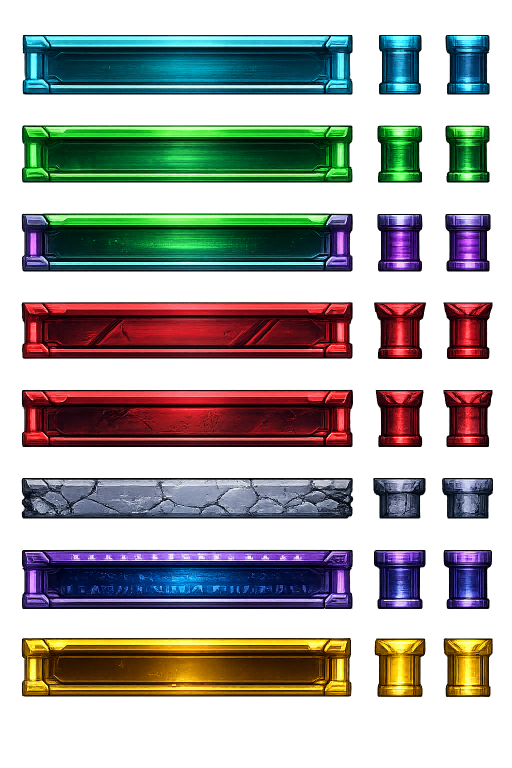
#> input picture art-src/obstacles/new-way-obstacles.png, 1024 x 1536 px (shown at 1/2 size)
$ python pack-obstacles-v2.py
#> lines starting #> are read from the running program, lines starting #| are printed output that depends on the picture; after the words box and inside, x2 and y2 are one past the last pixel; in counts of white or black regions, pixels touching at a corner belong together
#!/usr/bin/env python3
"""pack-obstacles-v2.py — Pack the new long-panel obstacle sprites.

New approach: each obstacle type is a single long WALL panel (no tiling needed)
and a separate PILLAR panel (for fork obstacles with 2 gaps).  At runtime the
engine uses Image + setCrop to show only the required portion of the wall without
ever repeating the texture.

Source: art-src/obstacles/new-way-obstacles.png (1024×1536, 8-row sprite sheet)
Output: public/assets/obstacles.png
"""

import os
import sys
import numpy as np
from PIL import Image

BASE = os.path.dirname(os.path.abspath(__file__))
SRC  = os.path.join(BASE, '../art-src/obstacles/new-way-obstacles.png')
OUT  = os.path.join(BASE, '../public/assets/obstacles.png')

PAD = 4  # px gap between sprites in the atlas

# --- source sprite coordinates (measured from the 1024×1536 sheet) ------
NAMES = [
    'blue_bar', 'green_bar', 'purple_pillar',
    'red_arrow', 'red_spike',
    'stone_crack', 'blue_tile', 'gold_block',
]

SRC_ROWS = [          # (y0, y1) inclusive
    (69,  189),       # blue_bar
    (250, 365),       # green_bar
    (427, 543),       # purple_pillar
    (604, 718),       # red_arrow
    (779, 894),       # red_spike
    (955, 1036),      # stone_crack
    (1099, 1217),     # blue_tile
    (1276, 1394),     # gold_block
]

SRC_WALL_X    = (43,  706)   # x0, x1 inclusive → 664 px wide
SRC_PILLAR_X  = (746, 852)   # x0, x1 inclusive → 107 px wide (primary fork pillar)
SRC_PILLAR2_X = (884, 985)   # x0, x1 inclusive → 102 px wide (secondary variant)


# -------------------------------------------------------------------------

def harden(arr: np.ndarray) -> np.ndarray:
    """Binary alpha (≥128 → 255, else 0); zero out RGB under transparent px."""
    out = arr.copy()
    mask = out[:, :, 3] >= 128
    out[:, :, 3] = np.where(mask, 255, 0)
    out[~mask] = 0
    return out


def extract(arr: np.ndarray, x0: int, x1: int, y0: int, y1: int) -> np.ndarray:
    return harden(arr[y0:y1 + 1, x0:x1 + 1].copy())


def main() -> None:
    src = Image.open(SRC).convert('RGBA')
#> src is the input picture: PIL image 1024x1536 RGBA; mean R, G, B, A 91.6, 90.2, 80.7, 118.7
    arr = np.array(src)

    wall_w    = SRC_WALL_X[1]    - SRC_WALL_X[0]    + 1   # 664
    pillar_w  = SRC_PILLAR_X[1]  - SRC_PILLAR_X[0]  + 1   # 107
    pillar2_w = SRC_PILLAR2_X[1] - SRC_PILLAR2_X[0] + 1   # 102

    # --- atlas dimensions ---------------------------------------------------
    AW = PAD + wall_w + PAD + pillar_w + PAD + pillar2_w + PAD
    AH = PAD + sum(y1 - y0 + 1 for y0, y1 in SRC_ROWS) + len(SRC_ROWS) * PAD

    atlas = np.zeros((AH, AW, 4), np.uint8)

    pillar_col  = PAD + wall_w + PAD
    pillar2_col = pillar_col + pillar_w + PAD

    frames: dict = {}   # name → (wallX,wallY,wallW,wallH, px,py,pw,ph, p2x,p2y,p2w,p2h)
    cy = PAD

    for name, (y0, y1) in zip(NAMES, SRC_ROWS):
        h = y1 - y0 + 1
        wall    = extract(arr, SRC_WALL_X[0],    SRC_WALL_X[1],    y0, y1)
        pillar  = extract(arr, SRC_PILLAR_X[0],  SRC_PILLAR_X[1],  y0, y1)
        pillar2 = extract(arr, SRC_PILLAR2_X[0], SRC_PILLAR2_X[1], y0, y1)

        atlas[cy:cy + h, PAD:PAD + wall_w]                   = wall
        atlas[cy:cy + h, pillar_col:pillar_col + pillar_w]   = pillar
        atlas[cy:cy + h, pillar2_col:pillar2_col + pillar2_w] = pillar2

        frames[name] = (PAD, cy, wall_w, h,
                        pillar_col, cy, pillar_w, h,
                        pillar2_col, cy, pillar2_w, h)
        cy += h + PAD
#> this loop made 8 passes
#> pass 1, in harden, `out = arr.copy()`:
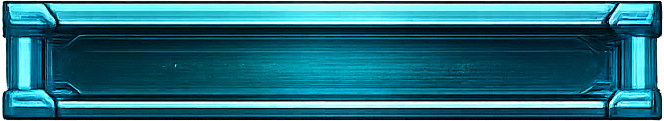
#> out: shape (121, 664, 4); mean of channels 0, 1, 2, 3 28.6, 108.2, 124.4, 246.4; transparent parts drawn white
#> pass 1, in harden, `mask = out[:, :, 3] >= 128`:
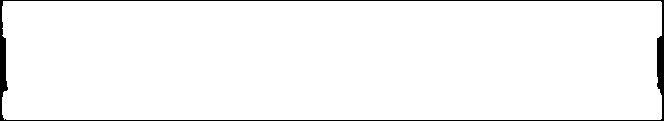
#> mask: shape (121, 664) bool; 97.1% white; 1 black region, box (x1, y1, x2, y2) and area: (0, 0, 664, 121) 2328
#> pass 1, in harden (call 2), `out = arr.copy()`:
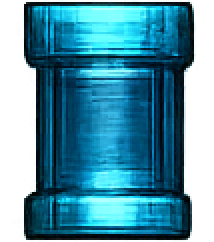
#> out: shape (121, 107, 4) (shown 2 times larger); mean of channels 0, 1, 2, 3 26.2, 112.4, 136.6, 183.7; transparent parts drawn white
#> after the loop:
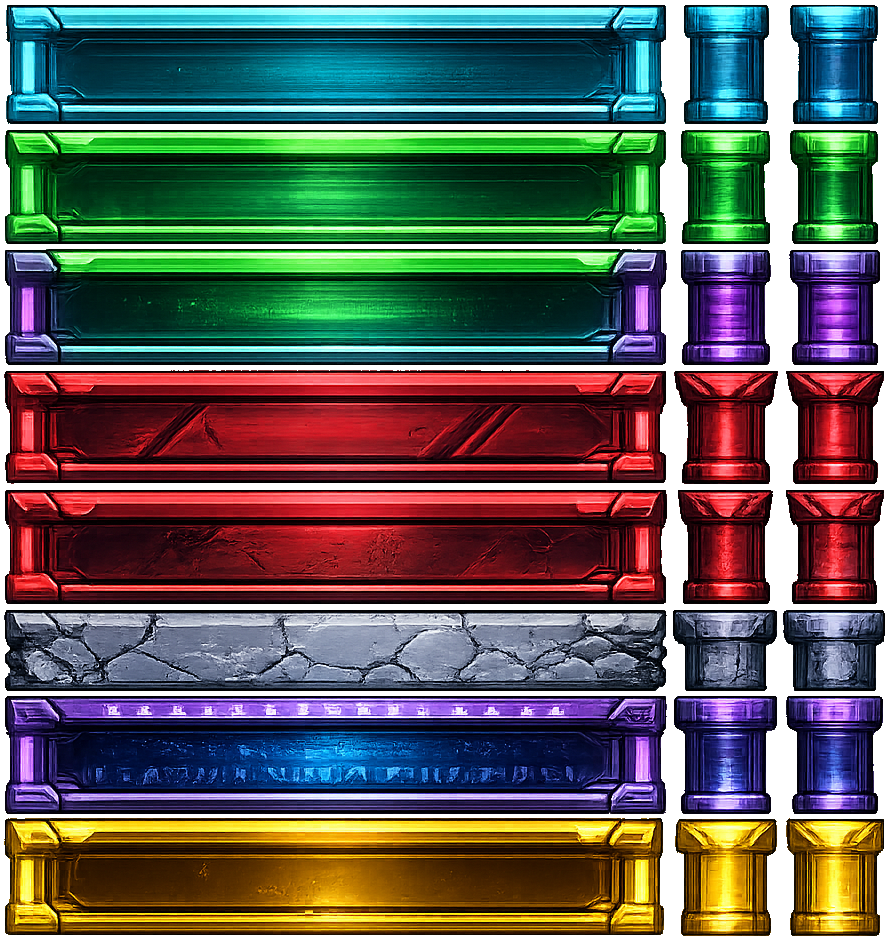
#> atlas: shape (941, 889, 4); mean R, G, B, A 66.8, 66.6, 60.3, 224; transparent parts drawn white
#> after the loop, cy = 941; frames = 8 items

    Image.fromarray(atlas).save(OUT)
    actual_h = cy  # last row end + already added PAD above
#> actual_h = 941
    print(f'wrote {OUT} ({AW}x{AH}), {len(NAMES)} types')

    # --- TypeScript output --------------------------------------------------
    print()
    print('// ---- paste into src/config/Constants.ts ----')
    print()
    print('export interface ObstacleWallFrameDef {')
    print('  name: string;')
    print('  wallX: number; wallY: number; wallW: number; wallH: number;')
    print('  pillarX: number; pillarY: number; pillarW: number; pillarH: number;')
    print('}')
    print()
    print('export const OBSTACLE_WALL_FRAMES: ObstacleWallFrameDef[] = [')
    for name, (wx, wy, ww, wh, px, py, pw, ph, p2x, p2y, p2w, p2h) in frames.items():
        print(f"  {{ name: '{name}',"
              f" wallX: {wx}, wallY: {wy}, wallW: {ww}, wallH: {wh},"
              f" pillarX: {px}, pillarY: {py}, pillarW: {pw}, pillarH: {ph} }},")
#> this loop made 8 passes
#> (name, wy, wh, py, ph, p2y, p2h) on passes 1 to 8: ('blue_bar', 4, 121, 4, 121, 4, 121), ('green_bar', 129, 116, 129, 116, 129, 116), ('purple_pillar', 249, 117, 249, 117, 249, 117), ('red_arrow', 370, 115, 370, 115, 370, 115), ('red_spike', 489, 116, 489, 116, 489, 116), ('stone_crack', 609, 82, 609, 82, 609, 82), ('blue_tile', 695, 119, 695, 119, 695, 119), ('gold_block', 818, 119, 818, 119, 818, 119)
#|   { name: 'blue_bar', wallX: 4, wallY: 4, wallW: 664, wallH: 121, pillarX: 672, pillarY: 4, pillarW: 107, pillarH: 121 },
#|   { name: 'green_bar', wallX: 4, wallY: 129, wallW: 664, wallH: 116, pillarX: 672, pillarY: 129, pillarW: 107, pillarH: 116 },
#|   { name: 'purple_pillar', wallX: 4, wallY: 249, wallW: 664, wallH: 117, pillarX: 672, pillarY: 249, pillarW: 107, pillarH: 117 },
#|   { name: 'red_arrow', wallX: 4, wallY: 370, wallW: 664, wallH: 115, pillarX: 672, pillarY: 370, pillarW: 107, pillarH: 115 },
#|   { name: 'red_spike', wallX: 4, wallY: 489, wallW: 664, wallH: 116, pillarX: 672, pillarY: 489, pillarW: 107, pillarH: 116 },
#|   { name: 'stone_crack', wallX: 4, wallY: 609, wallW: 664, wallH: 82, pillarX: 672, pillarY: 609, pillarW: 107, pillarH: 82 },
#|   { name: 'blue_tile', wallX: 4, wallY: 695, wallW: 664, wallH: 119, pillarX: 672, pillarY: 695, pillarW: 107, pillarH: 119 },
#|   { name: 'gold_block', wallX: 4, wallY: 818, wallW: 664, wallH: 119, pillarX: 672, pillarY: 818, pillarW: 107, pillarH: 119 },
    print('];')


if __name__ == '__main__':
    main()
